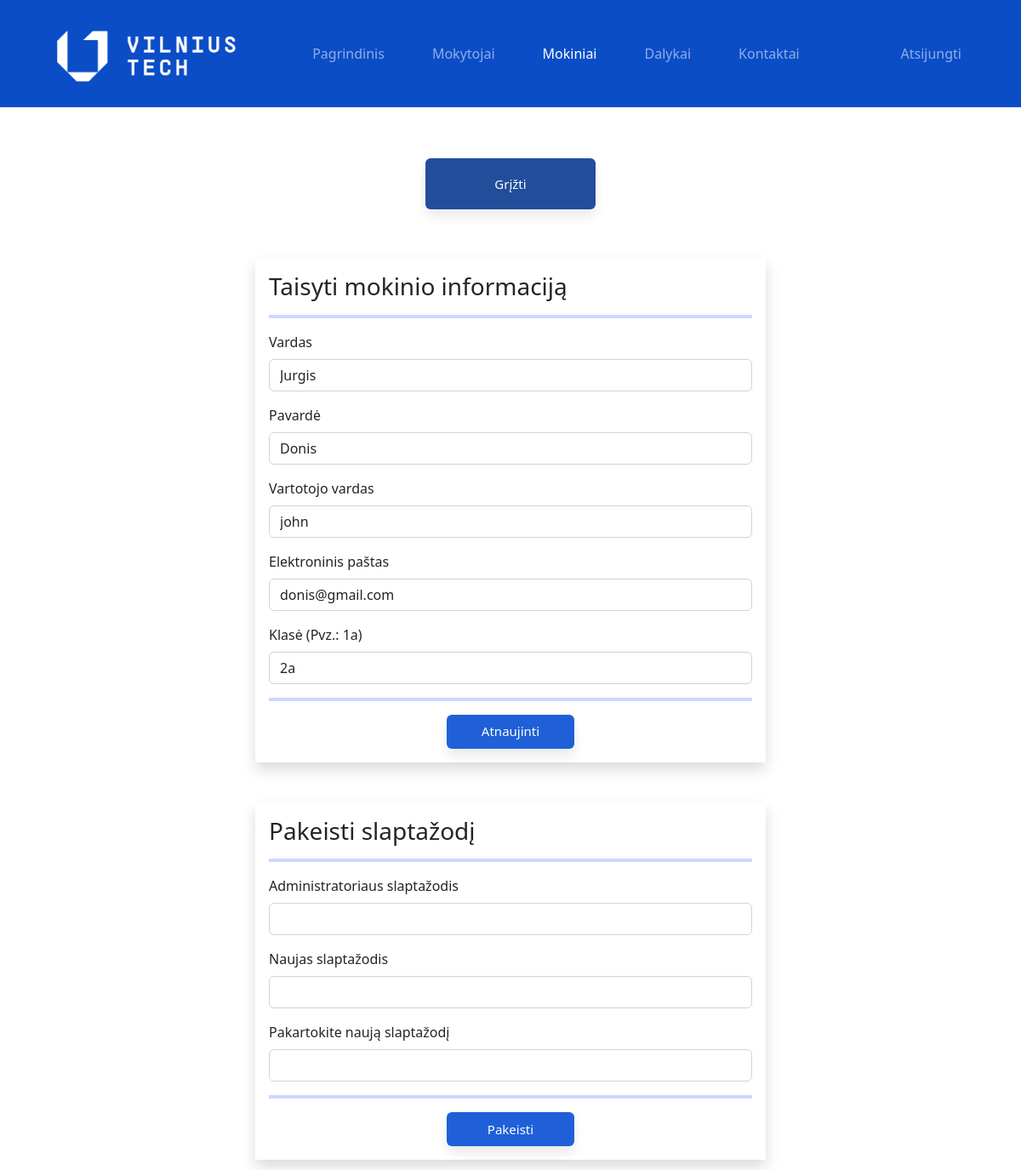
The app's page /dienynas/admin/student-edit.php?student_id=1 (signed in) with its own data.
### tables this page shows
CREATE TABLE `students` (
  `student_id` int(11) NOT NULL,
  `username` varchar(127) NOT NULL,
  `password` varchar(255) NOT NULL,
  `fname` varchar(127) NOT NULL,
  `lname` varchar(255) NOT NULL,
  `s_mail` varchar(250) NOT NULL,
  `grade` varchar(3) DEFAULT NULL
);

### dienynas/DB_connection.php (called while the page is built, shortened)
<?php
 function getStudentById($id, $conn){
	$sql = "SELECT * FROM students WHERE student_id=?";
	$stmt = $conn->prepare($sql);
	$stmt->execute([$id]);
	if ($stmt->rowCount() == 1) {
	  $student = $stmt->fetch();
	  return $student;
	}else {
	 return 0;
	}
 }

### dienynas/admin/student-edit.php (the view, shortened to what this page needs)
<?php
if (isset($_SESSION['admin_id']) && isset($_SESSION['role']) && isset($_GET['student_id'])) {
  if ($_SESSION['role'] == 'Admin'){
       include "../DB_connection.php";
       $student_id = $_GET['student_id'];
       $student = getStudentById($student_id, $conn);
 ?>
<!DOCTYPE html>
<html lang="lt">
<head>
	<link rel="stylesheet" href="https://cdn.jsdelivr.net/npm/bootstrap@5.2.0/dist/css/bootstrap.min.css">
	<link rel="stylesheet" href="../css/style.css">
</head>
<body>
<?php include "nav/navbar.php"; ?>
     <div class="container1 mb-5">
     <a href="student.php"><button class="grizti add"> Grįžti </button></a>
        <form method="post" class="shadow p-3 mt-5 form-w" action="req/student-edit.php">
        <h3>Taisyti mokinio informaciją</h3><hr>
        <div class="mb-3">
          <label class="form-label">Vardas</label>
          <input type="text" class="form-control" value="<?=$student['fname']?>" name="fname">
        </div>
        <div class="mb-3">
          <label class="form-label">Pavardė</label>
          <input type="text" class="form-control" value="<?=$student['lname']?>" name="lname">
        </div>
        <div class="mb-3">
          <label class="form-label">Vartotojo vardas</label>
          <input type="text" class="form-control" value="<?=$student['username']?>" name="username">
        </div>
        <div class="mb-3">
          <label class="form-label">Elektroninis paštas</label>
          <input type="text" class="form-control" value="<?=$student['s_mail']?>" name="s_mail">
        </div>
        <div class="mb-3">
          <label class="form-label">Klasė (Pvz.: 1a)</label>
           <input type="text" class="form-control" value="<?=$student['grade']?>" name="grade">
        </div><hr>
      <div class = "mygt"><button type="submit" class="myg1"> Atnaujinti </button></div>
     </form>
     <form method="post" class="shadow p-3 my-5 form-w" action="req/student-change.php" id="change_password">
        <h3>Pakeisti slaptažodį</h3><hr>
       <div class="mb-3">
            <label class="form-label">Administratoriaus slaptažodis</label>
                <input type="password" class="form-control" name="admin_pass">
          </div>
            <label class="form-label">Naujas slaptažodis</label>
            <div class="input-group mb-3">
                <input type="text" class="form-control" name="new_pass" d="passInput">
            </div>
          <div class="mb-3">
            <label class="form-label">Pakartokite naują slaptažodį</label>
                <input type="text" class="form-control" name="c_new_pass" id="passInput2">
          </div><hr>
          <div class = "mygt"><button type="submit" class="myg1"> Pakeisti </button></div>
        </form>
      </div>
</body>
</html>
<?php }} ?>

### dienynas/css/style.css (style rules this page uses)
.container1 { display: flex; flex-direction: column; align-items: center; margin-top: 5%; }
hr { border: 2px solid #2768FF; }
.mygt { display: flex; flex-direction: row; justify-content: center; align-items: center; }
.myg, .myg1, .grizti { opacity: 0.9; border: none; border-radius: 6px; color: white; font-size: 15px; height: 40px; width: 150px; margin: 0px 5px; cursor: pointer; box-shadow: 0px 8px 15px rgba(0, 0, 0, 0.1); transition: all 0.3s; }
.myg, .myg1 { background-color:#074fd4; }
.grizti { background-color:#0b3a91; }
.myg1 { margin-top: none; }
.add { width: 200px; height: 60px; margin-bottom: 10px; }
.form-w { max-width: 600px; width: 100%; }

### records on screen
students: fname "Jurgis", lname "Donis", username "john", s_mail "donis@gmail.com", grade "2a"
